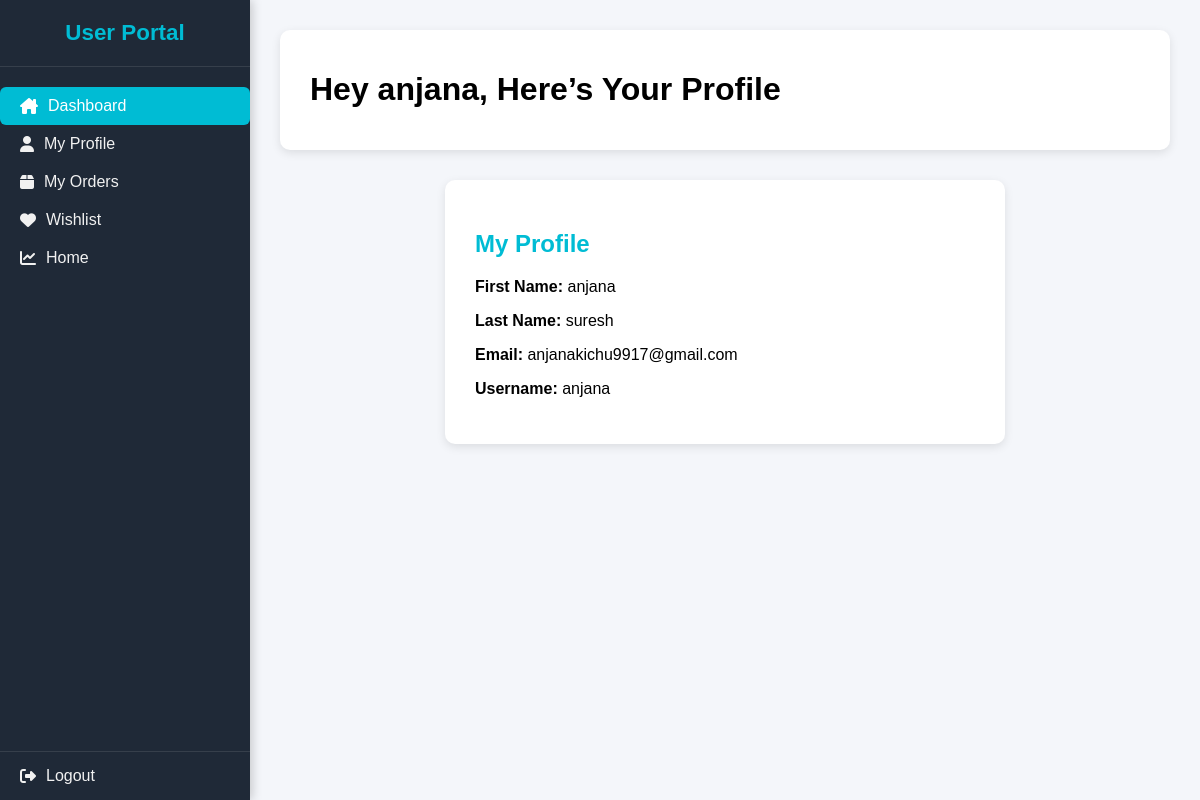
Page /my_profile/ (signed in) on the committed database.
### eyeconicapp/models.py (models this page shows, shortened)
class UserRegistration(models.Model):
    first_name=models.CharField(max_length=100)
    last_name=models.CharField(max_length=100)
    username=models.CharField(max_length=100,unique=True)
    password=models.CharField(max_length=255)
    email=models.EmailField(unique=True)
    address=models.TextField()
    gender=models.CharField(max_length=10)
    pincode=models.CharField(max_length=10)
    city=models.CharField(max_length=100)
    state=models.CharField(max_length=100)
    phone_number=models.CharField(max_length=15)
    created_at=models.DateTimeField(auto_now_add=True)

### eyeconicapp/views.py (the view)
# urls.py: path('my_profile/', views.my_profile, name='my_profile'),
def my_profile(request):
    if 'user_id' not in request.session:
        messages.error(request, "Please login first.")
        return redirect('user_login')
    user = get_object_or_404(UserRegistration, id=request.session['user_id'])
    return render(request, 'my_profile.html', {'user': user})

### templates/my_profile.html (shortened to what this page needs)
<!DOCTYPE html>
<html lang="en">
<head>
    <link
    rel="stylesheet"
    href="https://cdnjs.cloudflare.com/ajax/libs/font-awesome/6.7.2/css/all.min.css"
  />
</head>
<body>
    <div class="sidebar">
    <div class="logo">User Portal</div>
    <div class="nav-section">
      <ul class="nav-list">
        <li><a href="{% url 'user_dashboard' %}" class="active"><i class="fa-solid fa-house-chimney"></i>Dashboard</a></li>
        <li><a href="{% url 'my_profile' %}"><i class="fa-solid fa-user"></i>My Profile</a></li>
        <li><a href="{% url 'my_orders' %}"><i class="fa-solid fa-box"></i>My Orders</a></li>
        <li><a href="{% url 'wishlist' %}"><i class="fa-solid fa-heart"></i>Wishlist</a></li>
         <li><a href="{% url 'home' %}"> <i class="fa-solid fa-chart-line"></i>Home</a></li>
      </ul>
    </div>
    <div class="logout">
      <a href="{% url 'user_logout' %}"><i class="fa-solid fa-right-from-bracket"></i>Logout</a>
    </div>
  </div>
   <div class="main-content">
    <div class="welcome-box">
      <h1>Hey {{ user.first_name }}, Here’s Your Profile</h1>
    </div>
  <div class="profile-box">
    <h2>My Profile</h2>
    <p><strong>First Name:</strong> {{ user.first_name }}</p>
    <p><strong>Last Name:</strong> {{ user.last_name }}</p>
    <p><strong>Email:</strong> {{ user.email }}</p>
    <p><strong>Username:</strong> {{ user.username }}</p>
  </div>
</body>
</html>

### templates/my_profile.html (style rules this page uses)
body { margin: 0; font-family: "Poppins", sans-serif; background-color: #f4f6fa; display: flex; min-height: 100vh; }
.sidebar { width: 250px; background: #1f2937; color: #f1f1f1; display: flex; flex-direction: column; position: fixed; height: 100vh; box-shadow: 2px 0 10px rgba(0,0,0,0.2); }
.logo { padding: 20px; font-size: 1.4rem; font-weight: 600; color: #00bcd4; text-align: center; border-bottom: 1px solid rgba(255,255,255,0.1); }
.nav-section { flex: 1; padding: 20px 0; overflow-y: auto; }
.nav-list { list-style: none; padding: 0; margin: 0; }
.nav-list a { display: flex; align-items: center; gap: 10px; color: #f1f1f1; padding: 10px 20px; border-radius: 6px; transition: background 0.3s;text-decoration: none; }
.nav-list a:hover, .nav-list a.active { background: #00bcd4; color: #fff; }
.logout { padding: 15px 20px; border-top: 1px solid rgba(255,255,255,0.1); }
.logout a { color: #f1f1f1; display: flex; align-items: center; gap: 10px;text-decoration: none; }
.main-content { margin-left: 250px; padding: 30px; width: calc(100% - 250px); background: #f4f6fa; }
.welcome-box { background: #fff; padding: 20px 30px; border-radius: 10px; box-shadow: 0 3px 10px rgba(0,0,0,0.1); margin-bottom: 30px; }
.profile-box { background: white; padding: 30px; border-radius: 10px; max-width: 500px; margin: 0 auto; box-shadow: 0 3px 10px rgba(0,0,0,0.1); }
h2 { color: #00bcd4; }

### rows in the picture
UserRegistration: first_name "anjana", last_name "suresh", email "anjanakichu9917@gmail.com", username "anjana"
